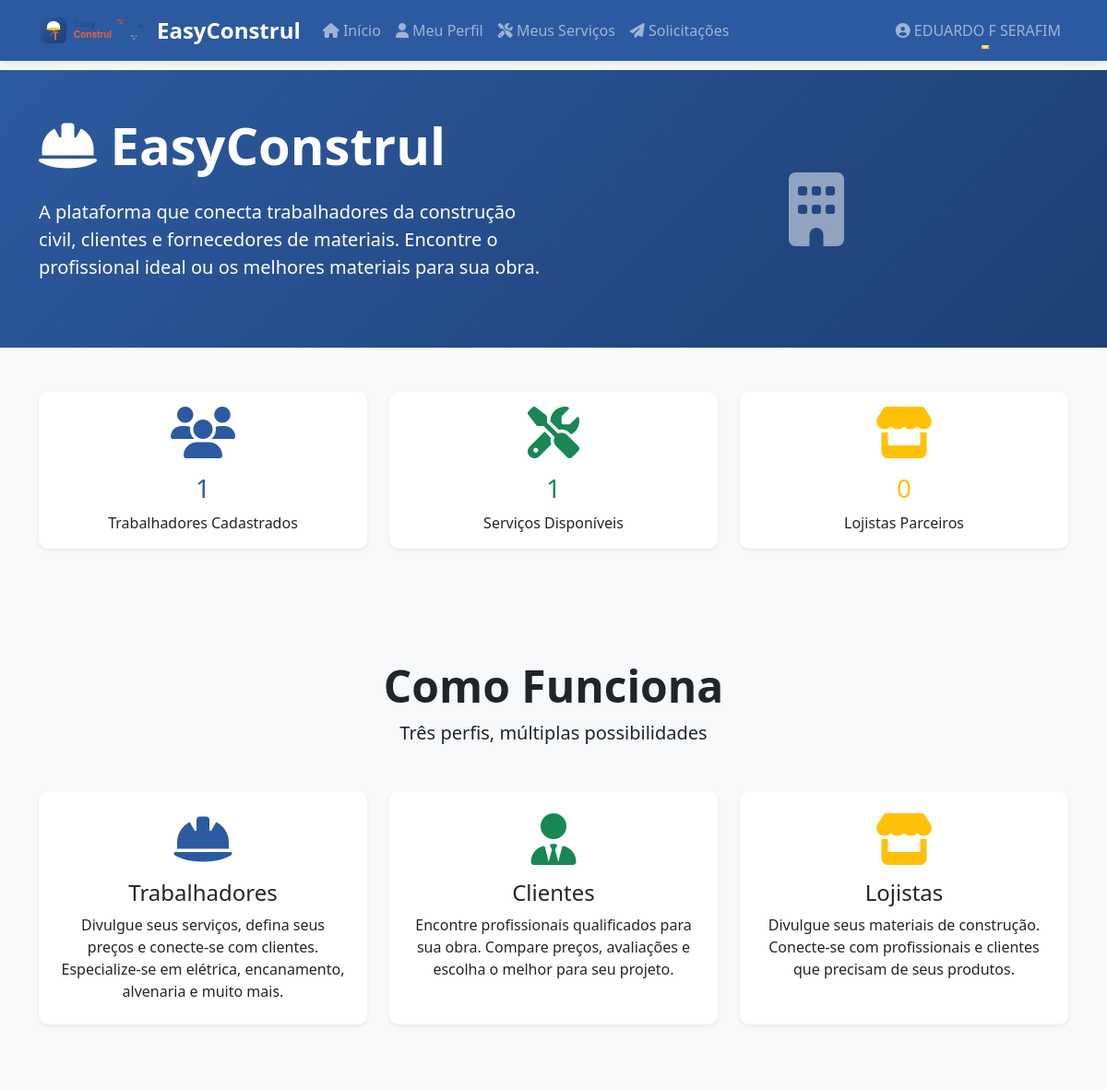
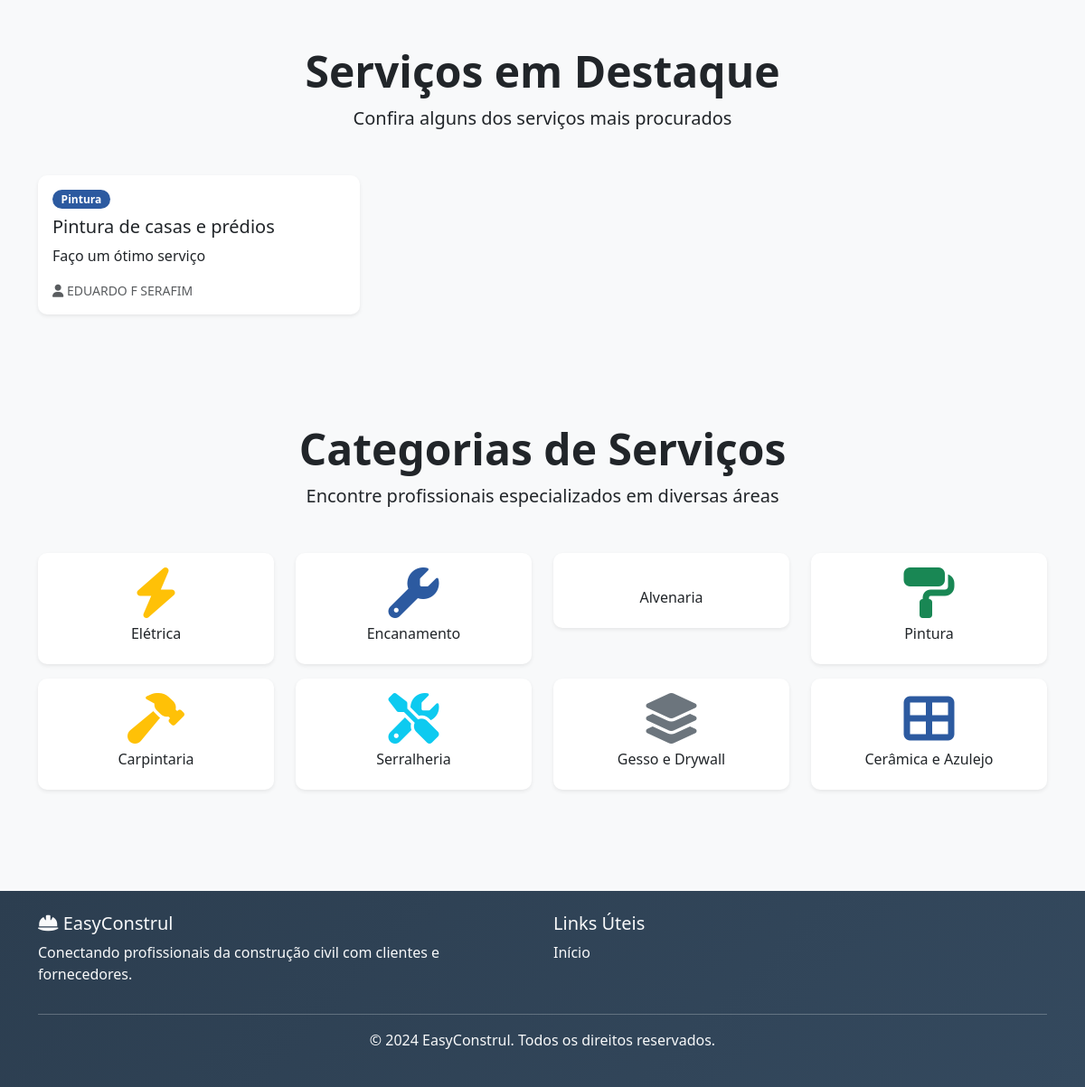
/ (signed in), run on the app's committed database (2 pictures, top to bottom).
### models.py (models this page shows, shortened)
class Usuario(UserMixin, db.Model):
    id = db.Column(db.Integer, primary_key=True)
    nome = db.Column(db.String(100), nullable=False)
    email = db.Column(db.String(120), unique=True, nullable=False)
    telefone = db.Column(db.String(20))
    senha_hash = db.Column(db.String(256), nullable=False)
    tipo_usuario = db.Column(db.String(20), nullable=False)  # 'trabalhador', 'cliente', 'lojista', 'admin'
    data_criacao = db.Column(db.DateTime, default=datetime.utcnow)
    ativo = db.Column(db.Boolean, default=True)
    perfil_trabalhador = db.relationship('PerfilTrabalhador', backref='usuario', uselist=False, cascade='all, delete-orphan')
    perfil_cliente = db.relationship('PerfilCliente', backref='usuario', uselist=False, cascade='all, delete-orphan')
    perfil_lojista = db.relationship('PerfilLojista', backref='usuario', uselist=False, cascade='all, delete-orphan')
    perfil_administrador = db.relationship('PerfilAdministrador', backref='usuario', uselist=False, cascade='all, delete-orphan')

class Servico(db.Model):
    id = db.Column(db.Integer, primary_key=True)
    trabalhador_id = db.Column(db.Integer, db.ForeignKey('perfil_trabalhador.id'), nullable=False)
    titulo = db.Column(db.String(100), nullable=False)
    descricao = db.Column(db.Text, nullable=False)
    categoria = db.Column(db.String(50), nullable=False)  # elétrica, encanamento, alvenaria, etc.
    preco_minimo = db.Column(db.Float)
    preco_maximo = db.Column(db.Float)
    tipo_preco = db.Column(db.String(20), default='negociavel')  # fixo, por_hora, negociavel
    disponivel = db.Column(db.Boolean, default=True)
    data_criacao = db.Column(db.DateTime, default=datetime.utcnow)
    solicitacoes = db.relationship('SolicitacaoServico', backref='servico', lazy=True)

### routes.py (the view)
@main.route('/')
def index():
    servicos_destaque = Servico.query.filter_by(disponivel=True).limit(6).all()
    total_trabalhadores = PerfilTrabalhador.query.count()
    total_servicos = Servico.query.filter_by(disponivel=True).count()
    total_lojistas = PerfilLojista.query.count()
    return render_template('index.html',
                         servicos_destaque=servicos_destaque,
                         total_trabalhadores=total_trabalhadores,
                         total_servicos=total_servicos,
                         total_lojistas=total_lojistas)

### templates/index.html (shortened to what this page needs)
{% extends "base.html" %}
{% block content %}
<section class="hero-section bg-primary text-white py-5">
    <div class="container">
        <div class="row align-items-center">
            <div class="col-lg-6">
                <h1 class="display-4 fw-bold mb-4">
                    <i class="fas fa-hard-hat"></i> EasyConstrul
                </h1>
                <p class="lead mb-4">
                    A plataforma que conecta trabalhadores da construção civil, clientes e fornecedores de materiais.
                    Encontre o profissional ideal ou os melhores materiais para sua obra.
                </p>
            </div>
            <div class="col-lg-6">
                <div class="text-center">
                    <i class="fas fa-building display-1 opacity-50"></i>
                </div>
            </div>
        </div>
    </div>
</section>
<section class="py-5 bg-light">
    <div class="container">
        <div class="row text-center">
            <div class="col-md-4 mb-4">
                <div class="card border-0 shadow-sm h-100">
                    <div class="card-body">
                        <i class="fas fa-users text-primary display-4 mb-3"></i>
                        <h3 class="text-primary">{{ total_trabalhadores }}</h3>
                        <p class="card-text">Trabalhadores Cadastrados</p>
                    </div>
                </div>
            </div>
            <div class="col-md-4 mb-4">
                <div class="card border-0 shadow-sm h-100">
                    <div class="card-body">
                        <i class="fas fa-tools text-success display-4 mb-3"></i>
                        <h3 class="text-success">{{ total_servicos }}</h3>
                        <p class="card-text">Serviços Disponíveis</p>
                    </div>
                </div>
            </div>
            <div class="col-md-4 mb-4">
                <div class="card border-0 shadow-sm h-100">
                    <div class="card-body">
                        <i class="fas fa-store text-warning display-4 mb-3"></i>
                        <h3 class="text-warning">{{ total_lojistas }}</h3>
                        <p class="card-text">Lojistas Parceiros</p>
                    </div>
                </div>
            </div>
        </div>
    </div>
</section>
<section class="py-5">
    <div class="container">
        <div class="text-center mb-5">
            <h2 class="display-5 fw-bold">Como Funciona</h2>
            <p class="lead">Três perfis, múltiplas possibilidades</p>
        </div>
        <div class="row">
            <div class="col-lg-4 mb-4">
                <div class="card border-0 shadow-sm h-100">
                    <div class="card-body text-center p-4">
                        <i class="fas fa-hard-hat text-primary display-4 mb-3"></i>
                        <h4 class="card-title">Trabalhadores</h4>
                        <p class="card-text">
                            Divulgue seus serviços, defina seus preços e conecte-se com clientes.
                            Especialize-se em elétrica, encanamento, alvenaria e muito mais.
                        </p>
                    </div>
                </div>
            </div>
            <div class="col-lg-4 mb-4">
                <div class="card border-0 shadow-sm h-100">
                    <div class="card-body text-center p-4">
                        <i class="fas fa-user-tie text-success display-4 mb-3"></i>
                        <h4 class="card-title">Clientes</h4>
                        <p class="card-text">
                            Encontre profissionais qualificados para sua obra.
                            Compare preços, avaliações e escolha o melhor para seu projeto.
                        </p>
                    </div>
                </div>
            </div>
            <div class="col-lg-4 mb-4">
                <div class="card border-0 shadow-sm h-100">
                    <div class="card-body text-center p-4">
                        <i class="fas fa-store text-warning display-4 mb-3"></i>
                        <h4 class="card-title">Lojistas</h4>
                        <p class="card-text">
                            Divulgue seus materiais de construção.
                            Conecte-se com profissionais e clientes que precisam de seus produtos.
                        </p>
                    </div>
                </div>
            </div>
        </div>
    </div>
</section>
{% if servicos_destaque %}
<section class="py-5 bg-light">
    <div class="container">
        <div class="text-center mb-5">
            <h2 class="display-5 fw-bold">Serviços em Destaque</h2>
            <p class="lead">Confira alguns dos serviços mais procurados</p>
        </div>
        <div class="row">
            {% for servico in servicos_destaque %}
                <div class="col-lg-4 col-md-6 mb-4">
                    <div class="card border-0 shadow-sm h-100">
                        <div class="card-body">
                            <div class="d-flex justify-content-between align-items-start mb-2">
                                <span class="badge bg-primary">{{ servico.categoria|title }}</span>
                            </div>
                            <h5 class="card-title">{{ servico.titulo }}</h5>
                            <p class="card-text">
                                {{ servico.descricao[:100] }}{% if servico.descricao|length > 100 %}...{% endif %}
                            </p>
                            <div class="d-flex justify-content-between align-items-center">
                                <small class="text-muted">
                                    <i class="fas fa-user"></i> {{ servico.trabalhador.usuario.nome }}
                                </small>
                            </div>
                        </div>
                    </div>
                </div>
            {% endfor %}
        </div>
    </div>
</section>
{% endif %}
<section class="py-5">
    <div class="container">
        <div class="text-center mb-5">
            <h2 class="display-5 fw-bold">Categorias de Serviços</h2>
            <p class="lead">Encontre profissionais especializados em diversas áreas</p>
        </div>
        <div class="row">
            <div class="col-lg-3 col-md-4 col-sm-6 mb-3">
                <div class="card border-0 shadow-sm text-center">
                    <div class="card-body">
                        <i class="fas fa-bolt text-warning display-4 mb-2"></i>
                        <h6>Elétrica</h6>
                    </div>
                </div>
            </div>
            <div class="col-lg-3 col-md-4 col-sm-6 mb-3">
                <div class="card border-0 shadow-sm text-center">
                    <div class="card-body">
                        <i class="fas fa-wrench text-primary display-4 mb-2"></i>
                        <h6>Encanamento</h6>
                    </div>
                </div>
            </div>
            <div class="col-lg-3 col-md-4 col-sm-6 mb-3">
                <div class="card border-0 shadow-sm text-center">
                    <div class="card-body">
                        <h6>Alvenaria</h6>
                    </div>
                </div>
            </div>
            <div class="col-lg-3 col-md-4 col-sm-6 mb-3">
                <div class="card border-0 shadow-sm text-center">
                    <div class="card-body">
                        <i class="fas fa-paint-roller text-success display-4 mb-2"></i>
                        <h6>Pintura</h6>
                    </div>
                </div>
            </div>
            <div class="col-lg-3 col-md-4 col-sm-6 mb-3">
                <div class="card border-0 shadow-sm text-center">
                    <div class="card-body">
                        <i class="fas fa-hammer text-warning display-4 mb-2"></i>
                        <h6>Carpintaria</h6>
                    </div>
                </div>
            </div>
            <div class="col-lg-3 col-md-4 col-sm-6 mb-3">
                <div class="card border-0 shadow-sm text-center">
                    <div class="card-body">
                        <i class="fas fa-tools text-info display-4 mb-2"></i>
                        <h6>Serralheria</h6>
                    </div>
                </div>
            </div>
            <div class="col-lg-3 col-md-4 col-sm-6 mb-3">
                <div class="card border-0 shadow-sm text-center">
                    <div class="card-body">
                        <i class="fas fa-layer-group text-secondary display-4 mb-2"></i>
                        <h6>Gesso e Drywall</h6>
                    </div>
                </div>
            </div>
            <div class="col-lg-3 col-md-4 col-sm-6 mb-3">
                <div class="card border-0 shadow-sm text-center">
                    <div class="card-body">
                        <i class="fas fa-th-large text-primary display-4 mb-2"></i>
                        <h6>Cerâmica e Azulejo</h6>
                    </div>
                </div>
            </div>
        </div>
    </div>
</section>
{% endblock %}

### templates/base.html (shortened to what this page needs)
<!DOCTYPE html>
<html lang="pt-BR">
<head>
    <link href="https://cdn.jsdelivr.net/npm/bootstrap@5.3.0/dist/css/bootstrap.min.css" rel="stylesheet">
    <link href="https://cdnjs.cloudflare.com/ajax/libs/font-awesome/6.4.0/css/all.min.css" rel="stylesheet">
    <link href="{{ url_for('static', filename='css/style.css') }}" rel="stylesheet">
</head>
<body>
    <nav class="navbar navbar-expand-lg navbar-dark bg-primary fixed-top">
        <div class="container">
            <a class="navbar-brand d-flex align-items-center" href="{{ url_for('main.index') }}">
                <img src="{{ url_for('static', filename='images/logo.svg') }}" alt="EasyConstrul" height="40" class="me-2">
                <strong>EasyConstrul</strong>
            </a>
            <div class="collapse navbar-collapse" id="navbarNav">
                <ul class="navbar-nav me-auto">
                    <li class="nav-item">
                        <a class="nav-link" href="{{ url_for('main.index') }}">
                            <i class="fas fa-home"></i> Início
                        </a>
                    </li>
                    {% if current_user.is_authenticated %}
                        {% if current_user.tipo_usuario == 'trabalhador' %}
                            <li class="nav-item">
                                <a class="nav-link" href="{{ url_for('trabalhador.perfil') }}">
                                    <i class="fas fa-user"></i> Meu Perfil
                                </a>
                            </li>
                            <li class="nav-item">
                                <a class="nav-link" href="{{ url_for('trabalhador.listar_servicos') }}">
                                    <i class="fas fa-tools"></i> Meus Serviços
                                </a>
                            </li>
                            <li class="nav-item">
                                <a class="nav-link" href="{{ url_for('trabalhador.listar_solicitacoes') }}">
                                    <i class="fas fa-paper-plane"></i> Solicitações
                                </a>
                            </li>
                        {% endif %}
                    {% endif %}
                </ul>
                <ul class="navbar-nav">
                    {% if current_user.is_authenticated %}
                        <li class="nav-item dropdown">
                            <a class="nav-link dropdown-toggle" href="#" role="button" data-bs-toggle="dropdown">
                                <i class="fas fa-user-circle"></i> {{ current_user.nome }}
                            </a>
                        </li>
                    {% endif %}
                </ul>
            </div>
        </div>
    </nav>
    <main class="main-content">
        {% block content %}{% endblock %}
    </main>
    <footer class="bg-dark text-light py-4 mt-5">
        <div class="container">
            <div class="row">
                <div class="col-md-6">
                    <h5><i class="fas fa-hard-hat"></i> EasyConstrul</h5>
                    <p>Conectando profissionais da construção civil com clientes e fornecedores.</p>
                </div>
                <div class="col-md-6">
                    <h5>Links Úteis</h5>
                    <ul class="list-unstyled">
                        <li><a href="{{ url_for('main.index') }}" class="text-light">Início</a></li>
                    </ul>
                </div>
            </div>
            <hr>
            <div class="text-center">
                <p>&copy; 2024 EasyConstrul. Todos os direitos reservados.</p>
            </div>
        </div>
    </footer>
</body>
</html>

### data on the page
Usuario: nome "EDUARDO F SERAFIM"
Servico: categoria "Pintura", titulo "Pintura de casas e prédios", descricao "Faço um ótimo serviço", trabalhador.usuario.nome "EDUARDO F SERAFIM"

### other printed values
{{ total_trabalhadores }} "1"
{{ total_servicos }} "1"
{{ total_lojistas }} "0"
